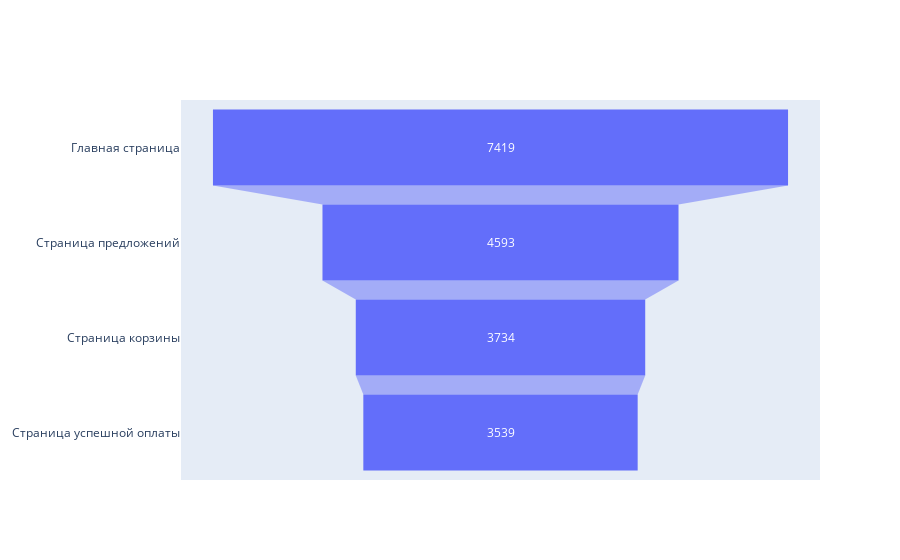

Source (notebook cell):
### Code cell
# Построим воронку и посчитаем пользователей, которые хоть раз совершали то или иное событие
fig = go.Figure(go.Funnel(
    y = ["Главная страница",
         "Страница предложений", 
         "Страница корзины", 
         "Страница успешной оплаты"],
    x = [users.MainScreenAppear.count(), 
         users.OffersScreenAppear.count(), 
         users.CartScreenAppear.count(), 
         users.PaymentScreenSuccessful.count()]
    ))
fig.show()

### Figure 1 — Plotly figure (JSON) as saved in the notebook; plotly's stock layout.template omitted (floating-point values rounded to 4 significant figures)
{"data": [{"type": "funnel", "x": [7419, 4593, 3734, 3539], "y": ["Главная страница", "Страница предложений", "Страница корзины", "Страница успешной оплаты"]}], "layout": {}}
